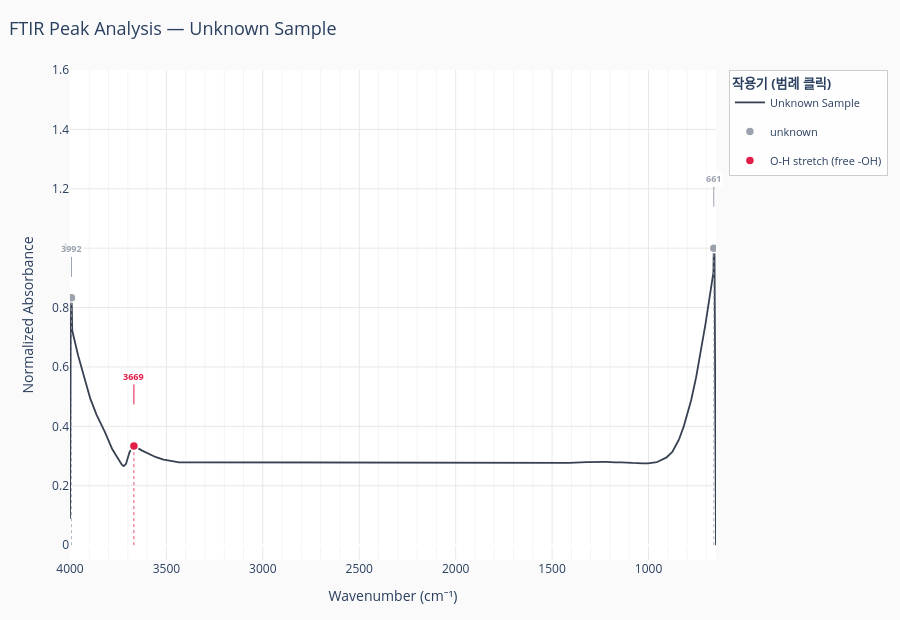

The notebook cell saved with this chart:
### Markdown cell above
## 3-3. 피크 주석이 있는 스펙트럼 그래프

### Code cell
fig_peak = go.Figure()

# ── 스펙트럼 선 ───────────────────────────────────────────────────────
fig_peak.add_trace(go.Scatter(
    x=GRID,
    y=sample_vec,
    mode="lines",
    name=SAMPLE_LABEL,
    line=dict(color="#374151", width=1.8),
    hovertemplate="%{x:.1f} cm⁻¹ | Abs: %{y:.4f}<extra></extra>",
))

# ── 피크 마커 (작용기별 색상) ─────────────────────────────────────────
for wn, val, fwhm in zip(peak_wn, peak_val, peak_fwhm):
    group_name, color, note = assign_group(wn)
    fig_peak.add_trace(go.Scatter(
        x=[wn],
        y=[val],
        mode="markers",
        marker=dict(color=color, size=9, symbol="circle",
                    line=dict(color="white", width=1.5)),
        name=group_name,
        legendgroup=group_name,
        showlegend=not any(t.name == group_name for t in fig_peak.data[:-1]),
        hovertemplate=(
            f"<b>{wn:.1f} cm⁻¹</b><br>"
            f"{group_name}<br>"
            f"Intensity: {val:.4f}<br>"
            f"FWHM: {fwhm:.1f} cm⁻¹<br>"
            f"<i>{note}</i>"
            "<extra></extra>"
        ),
    ))

# ── 피크 수직선 + 파수 라벨 (상위 25개, 짝홀 높이 교차) ─────────────
top_peaks = sorted(zip(peak_wn, peak_val, peak_fwhm),
                   key=lambda x: -x[1])[:25]
annotations = []
for i, (wn, val, fwhm) in enumerate(top_peaks):
    _, color, _ = assign_group(wn)
    y_label = val + 0.07 + (0.07 if i % 2 == 0 else 0.0)
    annotations.append(dict(
        x=wn, y=y_label,
        text=f"<b>{wn:.0f}</b>",
        showarrow=True,
        arrowhead=0, arrowcolor=color, arrowwidth=1,
        ax=0, ay=-28,
        font=dict(size=9, color=color),
        bgcolor="rgba(255,255,255,0.8)",
        borderpad=1,
    ))
    fig_peak.add_shape(
        type="line", x0=wn, x1=wn, y0=0, y1=val,
        line=dict(color=color, width=0.8, dash="dot"),
    )

fig_peak.update_layout(
    title=dict(text=f"FTIR Peak Analysis — {SAMPLE_LABEL}", font=dict(size=18), x=0.01),
    xaxis=dict(
        title="Wavenumber (cm⁻¹)",
        range=[WN_MAX, WN_MIN],
        showgrid=True, gridcolor="#e8e8e8",
        tickmode="linear", dtick=500,
        minor=dict(showgrid=True, gridcolor="#f4f4f4"),
    ),
    yaxis=dict(
        title="Normalized Absorbance",
        showgrid=True, gridcolor="#e8e8e8",
        range=[-0.05, max(peak_val) * 1.6 if len(peak_val) else 1.3],
    ),
    annotations=annotations,
    legend=dict(
        title="<b>작용기 (범례 클릭)</b>",
        itemclick="toggle",
        itemdoubleclick="toggleothers",
        bgcolor="rgba(255,255,255,0.9)",
        bordercolor="#ccc", borderwidth=1,
        font=dict(size=11),
    ),
    plot_bgcolor="white",
    paper_bgcolor="#fafafa",
    height=620,
    hovermode="closest",
    margin=dict(l=70, r=30, t=70, b=60),
)
fig_peak.show()
print(f"\n피크 {len(peak_idx)}개 표시 (상위 {len(top_peaks)}개 라벨)")

### Figure 1 — Plotly figure (JSON) as saved in the notebook; plotly's stock layout.template omitted (floating-point values rounded to 4 significant figures; data arrays with more than 128 entries replaced by an {"elided": "..."} marker saying what was removed)
{"data": [{"hovertemplate": "%{x:.1f} cm⁻¹ | Abs: %{y:.4f}<extra></extra>", "line": {"color": "#374151", "width": 1.8}, "mode": "lines", "name": "Unknown Sample", "type": "scatter", "x": {"elided": "1750 float values"}, "y": {"elided": "1750 float values"}}, {"hovertemplate": "<b>661.5 cm⁻¹</b><br>unknown<br>Intensity: 1.0000<br>FWHM: 106.5 cm⁻¹<br><i></i><extra></extra>", "legendgroup": "unknown", "marker": {"color": "#9ca3af", "line": {"color": "white", "width": 1.5}, "size": 9, "symbol": "circle"}, "mode": "markers", "name": "unknown", "showlegend": true, "type": "scatter", "x": [661.5], "y": [1]}, {"hovertemplate": "<b>3668.6 cm⁻¹</b><br>O-H stretch (free -OH)<br>Intensity: 0.3338<br>FWHM: 111.5 cm⁻¹<br><i>날카로운, 자유 수산기</i><extra></extra>", "legendgroup": "O-H stretch (free -OH)", "marker": {"color": "#e11d48", "line": {"color": "white", "width": 1.5}, "size": 9, "symbol": "circle"}, "mode": "markers", "name": "O-H stretch (free -OH)", "showlegend": true, "type": "scatter", "x": [3669.0], "y": [0.3338]}, {"hovertemplate": "<b>3992.3 cm⁻¹</b><br>unknown<br>Intensity: 0.8335<br>FWHM: 76.8 cm⁻¹<br><i></i><extra></extra>", "legendgroup": "unknown", "marker": {"color": "#9ca3af", "line": {"color": "white", "width": 1.5}, "size": 9, "symbol": "circle"}, "mode": "markers", "name": "unknown", "showlegend": false, "type": "scatter", "x": [3992.0], "y": [0.8335]}], "layout": {"annotations": [{"arrowcolor": "#9ca3af", "arrowhead": 0, "arrowwidth": 1, "ax": 0, "ay": -28, "bgcolor": "rgba(255,255,255,0.8)", "borderpad": 1, "font": {"color": "#9ca3af", "size": 9}, "showarrow": true, "text": "<b>661</b>", "x": 661.5, "y": 1.14}, {"arrowcolor": "#9ca3af", "arrowhead": 0, "arrowwidth": 1, "ax": 0, "ay": -28, "bgcolor": "rgba(255,255,255,0.8)", "borderpad": 1, "font": {"color": "#9ca3af", "size": 9}, "showarrow": true, "text": "<b>3992</b>", "x": 3992.0, "y": 0.9035}, {"arrowcolor": "#e11d48", "arrowhead": 0, "arrowwidth": 1, "ax": 0, "ay": -28, "bgcolor": "rgba(255,255,255,0.8)", "borderpad": 1, "font": {"color": "#e11d48", "size": 9}, "showarrow": true, "text": "<b>3669</b>", "x": 3669.0, "y": 0.4738}], "height": 620, "hovermode": "closest", "legend": {"bgcolor": "rgba(255,255,255,0.9)", "bordercolor": "#ccc", "borderwidth": 1, "font": {"size": 11}, "itemclick": "toggle", "itemdoubleclick": "toggleothers", "title": {"text": "<b>작용기 (범례 클릭)</b>"}}, "margin": {"b": 60, "l": 70, "r": 30, "t": 70}, "paper_bgcolor": "#fafafa", "plot_bgcolor": "white", "shapes": [{"line": {"color": "#9ca3af", "dash": "dot", "width": 0.8}, "type": "line", "x0": 661.5, "x1": 661.5, "y0": 0, "y1": 1}, {"line": {"color": "#9ca3af", "dash": "dot", "width": 0.8}, "type": "line", "x0": 3992.0, "x1": 3992.0, "y0": 0, "y1": 0.8335}, {"line": {"color": "#e11d48", "dash": "dot", "width": 0.8}, "type": "line", "x0": 3669.0, "x1": 3669.0, "y0": 0, "y1": 0.3338}], "title": {"font": {"size": 18}, "text": "FTIR Peak Analysis — Unknown Sample", "x": 0.01}, "xaxis": {"dtick": 500, "gridcolor": "#e8e8e8", "minor": {"gridcolor": "#f4f4f4", "showgrid": true}, "range": [4000, 650], "showgrid": true, "tickmode": "linear", "title": {"text": "Wavenumber (cm⁻¹)"}}, "yaxis": {"gridcolor": "#e8e8e8", "range": [-0.05, 1.6], "showgrid": true, "title": {"text": "Normalized Absorbance"}}}}
